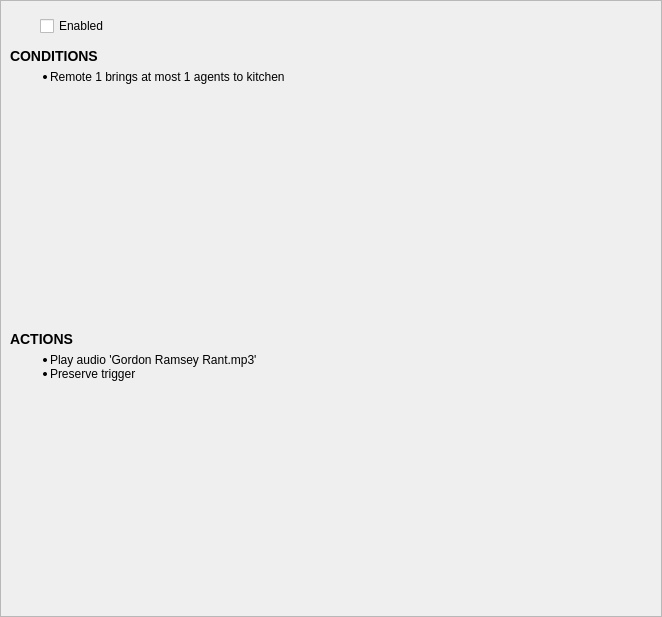
<?xml version="1.0" encoding="UTF-8"?>
<ui version="4.0">
 <class>TriggerWidget</class>
 <widget class="QWidget" name="TriggerWidget">
  <property name="geometry">
   <rect>
    <x>0</x>
    <y>0</y>
    <width>662</width>
    <height>617</height>
   </rect>
  </property>
  <property name="sizePolicy">
   <sizepolicy hsizetype="Preferred" vsizetype="Minimum">
    <horstretch>0</horstretch>
    <verstretch>0</verstretch>
   </sizepolicy>
  </property>
  <property name="windowTitle">
   <string>Form</string>
  </property>
  <layout class="QVBoxLayout" name="verticalLayout_2">
   <property name="leftMargin">
    <number>0</number>
   </property>
   <property name="topMargin">
    <number>0</number>
   </property>
   <property name="rightMargin">
    <number>0</number>
   </property>
   <property name="bottomMargin">
    <number>0</number>
   </property>
   <item>
    <widget class="QFrame" name="frame">
     <property name="frameShape">
      <enum>QFrame::Shape::StyledPanel</enum>
     </property>
     <property name="frameShadow">
      <enum>QFrame::Shadow::Raised</enum>
     </property>
     <layout class="QVBoxLayout" name="verticalLayout">
      <property name="leftMargin">
       <number>9</number>
      </property>
      <property name="topMargin">
       <number>9</number>
      </property>
      <property name="rightMargin">
       <number>9</number>
      </property>
      <property name="bottomMargin">
       <number>9</number>
      </property>
      <item>
       <layout class="QHBoxLayout" name="horizontalLayout">
        <item>
         <widget class="LightWidget" name="lightWidgetActive" native="true">
          <property name="minimumSize">
           <size>
            <width>24</width>
            <height>24</height>
           </size>
          </property>
         </widget>
        </item>
        <item>
         <widget class="QCheckBox" name="checkBoxEnabled">
          <property name="sizePolicy">
           <sizepolicy hsizetype="Expanding" vsizetype="Minimum">
            <horstretch>0</horstretch>
            <verstretch>0</verstretch>
           </sizepolicy>
          </property>
          <property name="text">
           <string>Enabled</string>
          </property>
         </widget>
        </item>
        <item>
         <widget class="QPushButton" name="pushButtonRemove">
          <property name="sizePolicy">
           <sizepolicy hsizetype="Minimum" vsizetype="Minimum">
            <horstretch>0</horstretch>
            <verstretch>0</verstretch>
           </sizepolicy>
          </property>
          <property name="minimumSize">
           <size>
            <width>32</width>
            <height>32</height>
           </size>
          </property>
          <property name="text">
           <string/>
          </property>
          <property name="icon">
           <iconset resource="../../libres/resources/icons.qrc">
            <normaloff>:/icons/app/trash.svg</normaloff>:/icons/app/trash.svg</iconset>
          </property>
          <property name="flat">
           <bool>true</bool>
          </property>
         </widget>
        </item>
       </layout>
      </item>
      <item>
       <widget class="QLabel" name="labelConditionsTitle">
        <property name="sizePolicy">
         <sizepolicy hsizetype="Expanding" vsizetype="Minimum">
          <horstretch>0</horstretch>
          <verstretch>0</verstretch>
         </sizepolicy>
        </property>
        <property name="text">
         <string>&lt;h3&gt;CONDITIONS&lt;/h3&gt;</string>
        </property>
       </widget>
      </item>
      <item>
       <widget class="QLabel" name="labelConditions">
        <property name="sizePolicy">
         <sizepolicy hsizetype="Expanding" vsizetype="Expanding">
          <horstretch>0</horstretch>
          <verstretch>0</verstretch>
         </sizepolicy>
        </property>
        <property name="text">
         <string>&lt;ul&gt;
&lt;li&gt;Remote 1 brings at most 1 agents to kitchen&lt;/li&gt;
&lt;/ul&gt;
</string>
        </property>
        <property name="alignment">
         <set>Qt::AlignmentFlag::AlignLeading|Qt::AlignmentFlag::AlignLeft|Qt::AlignmentFlag::AlignTop</set>
        </property>
       </widget>
      </item>
      <item>
       <widget class="QLabel" name="labelActionsTitle">
        <property name="sizePolicy">
         <sizepolicy hsizetype="Expanding" vsizetype="Minimum">
          <horstretch>0</horstretch>
          <verstretch>0</verstretch>
         </sizepolicy>
        </property>
        <property name="text">
         <string>&lt;h3&gt;ACTIONS&lt;/h3&gt;
</string>
        </property>
       </widget>
      </item>
      <item>
       <widget class="QLabel" name="labelActions">
        <property name="sizePolicy">
         <sizepolicy hsizetype="Expanding" vsizetype="Expanding">
          <horstretch>0</horstretch>
          <verstretch>0</verstretch>
         </sizepolicy>
        </property>
        <property name="text">
         <string>&lt;ul&gt;
&lt;li&gt;Play audio 'Gordon Ramsey Rant.mp3'&lt;/li&gt;
&lt;li&gt;Preserve trigger&lt;/li&gt;
&lt;/ul&gt;</string>
        </property>
        <property name="alignment">
         <set>Qt::AlignmentFlag::AlignLeading|Qt::AlignmentFlag::AlignLeft|Qt::AlignmentFlag::AlignTop</set>
        </property>
       </widget>
      </item>
     </layout>
    </widget>
   </item>
  </layout>
 </widget>
 <customwidgets>
  <customwidget>
   <class>LightWidget</class>
   <extends>QWidget</extends>
   <header location="global">components/LightWidget.hpp</header>
   <container>1</container>
  </customwidget>
 </customwidgets>
 <resources>
  <include location="../../libres/resources/icons.qrc"/>
 </resources>
 <connections>
  <connection>
   <sender>pushButtonRemove</sender>
   <signal>clicked()</signal>
   <receiver>TriggerWidget</receiver>
   <slot>remove()</slot>
   <hints>
    <hint type="sourcelabel">
     <x>388</x>
     <y>25</y>
    </hint>
    <hint type="destinationlabel">
     <x>226</x>
     <y>70</y>
    </hint>
   </hints>
  </connection>
  <connection>
   <sender>checkBoxEnabled</sender>
   <signal>toggled(bool)</signal>
   <receiver>TriggerWidget</receiver>
   <slot>toggleEnabled(bool)</slot>
   <hints>
    <hint type="sourcelabel">
     <x>407</x>
     <y>59</y>
    </hint>
    <hint type="destinationlabel">
     <x>226</x>
     <y>70</y>
    </hint>
   </hints>
  </connection>
 </connections>
 <slots>
  <slot>toggleEnabled(bool)</slot>
  <slot>remove()</slot>
  <slot>toggleEdit(bool)</slot>
  <slot>addCondition()</slot>
  <slot>addAction()</slot>
 </slots>
</ui>
